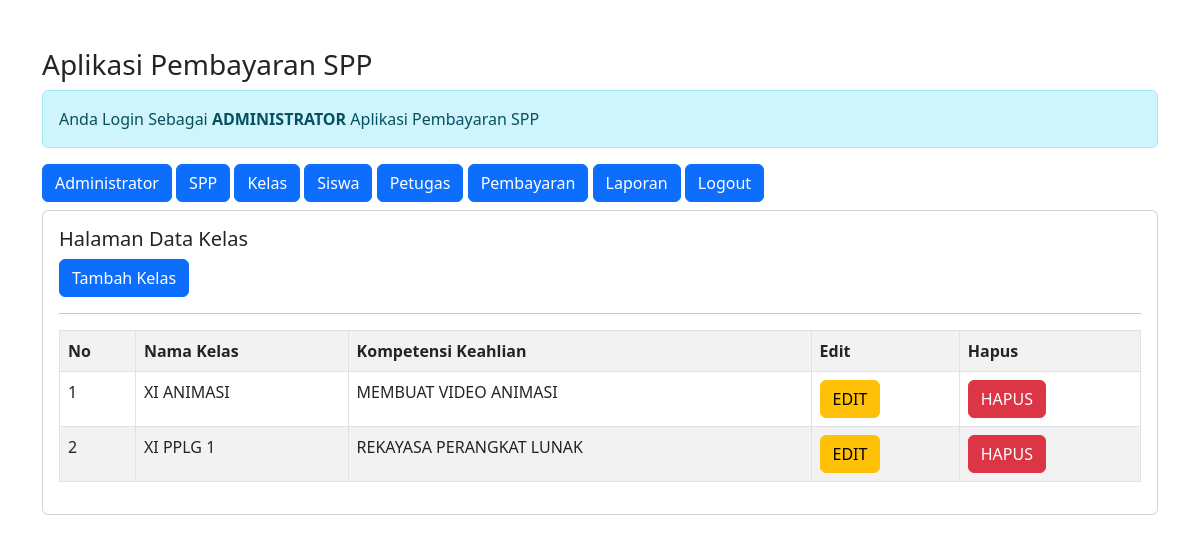
Before: /admin/admin.php?url=kelas (signed in) with the older database file.
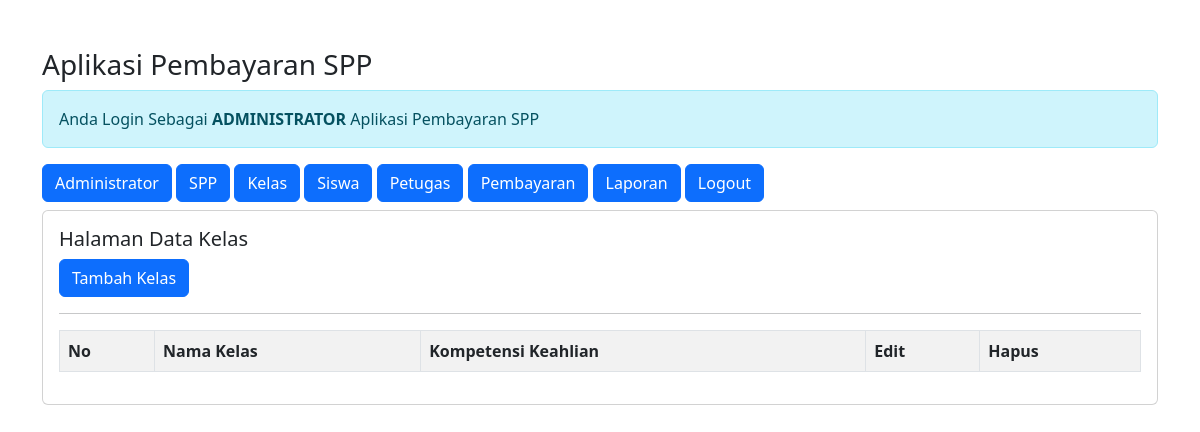
After: the same page with the newer database file.
### tables this page shows
CREATE TABLE `kelas` (
  `id_kelas` int(11) NOT NULL,
  `nama_kelas` varchar(10) NOT NULL,
  `kompetensi_keahlian` varchar(50) NOT NULL
);

### admin/kelas.php (the view)
<h5>Halaman Data Kelas</h5>
<a href="?url=tambah-kelas" class="btn btn-primary"> Tambah Kelas </a>
<hr>
<table class="table table-striped table-bordered">
    <tr class="fw-bold">
        <td>No</td>
        <td>Nama Kelas</td>
        <td>Kompetensi Keahlian</td>
        <td>Edit</td>
        <td>Hapus</td>
    </tr>
    <?php
    include '../koneksi.php';
    $no = 1;
    $sql = "SELECT*FROM kelas ORDER BY id_kelas DESC";
    $query = mysqli_query($koneksi, $sql);
    foreach($query as $data) {?>
    <tr>
        <td><?= $no++; ?></td>
        <td><?= $data['nama_kelas'] ?></td>
        <td><?= $data['kompetensi_keahlian'] ?></td>
        <td>
        <a href="?url=edit-kelas&id_kelas=<?= $data['id_kelas']?>" class='btn btn-warning'>EDIT</a>
        </td>
        <td>
         <a onclick = "return confirm('Apakah Anda Yakin Ingin Menghapus Data')"
         href="?url=hapus-kelas&id_kelas=<?= $data['id_kelas']?>" class='btn btn-danger'>HAPUS</a>
        </td>
    </tr>
    <?php }?>
</table>

Changed rows visible on the page:
removed kelas: nama_kelas "XI ANIMASI", kompetensi_keahlian "MEMBUAT VIDEO ANIMASI"
removed kelas: nama_kelas "XI PPLG 1", kompetensi_keahlian "REKAYASA PERANGKAT LUNAK"
